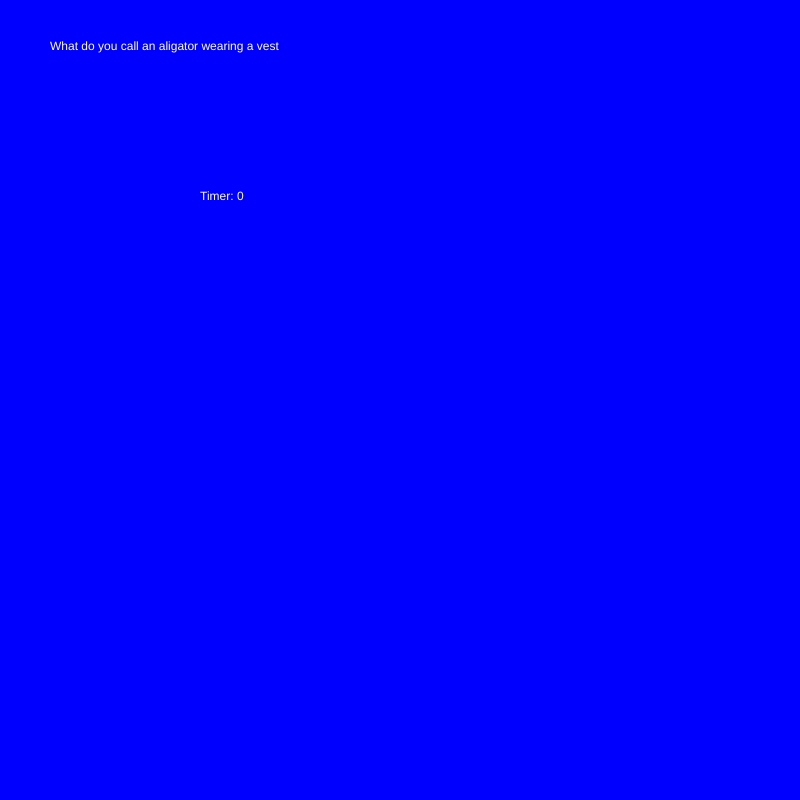
Frame 1 (no input)
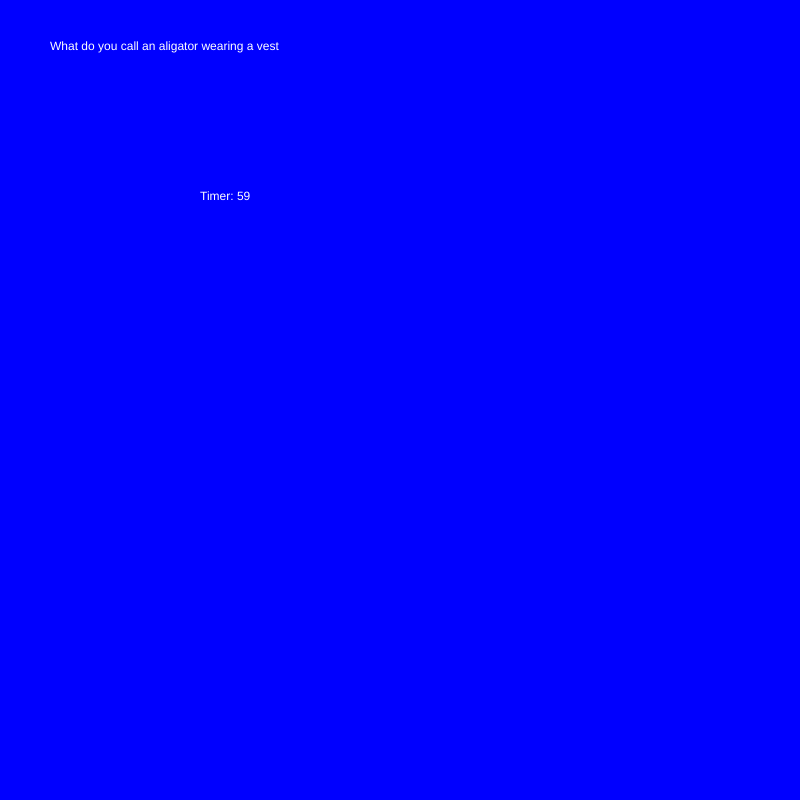
Frame 60 (no input)
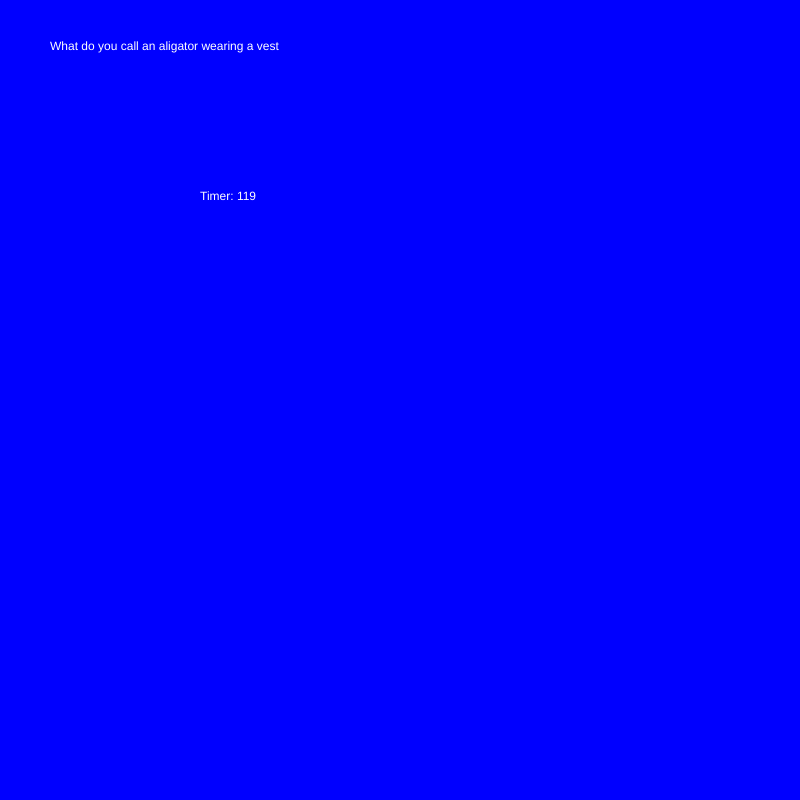
Frame 120 (the mouse pressed at the canvas centre since frame 60)

The p5.js sketch that drew these frames (run headless with seeded random() and noise() and a simulated clock; from frame 60 on, the mouse is pressed at the canvas centre):

// p5.js sketch
// ── sketch.js
var myState = 0;
var timer = 0;

function setup() {
  // put setup code here
  createCanvas(800,800);
  background("blue");


}

function draw() {
  // put drawing "code here


  switch(myState){

    case 0:
    background("blue");
    fill("white");
    text("What do you call an aligator wearing a vest",50,50);
    text("Timer: " + timer, 200,200);
    timer++;
    if (timer == 300){
      myState = 1;
    }


    break;

    case 1:
    background("green");
    fill("white");
    text("What do you call an aligator wearing a vest",50,50);
    text("An Investigator",50,100);
    break;


  }


}
